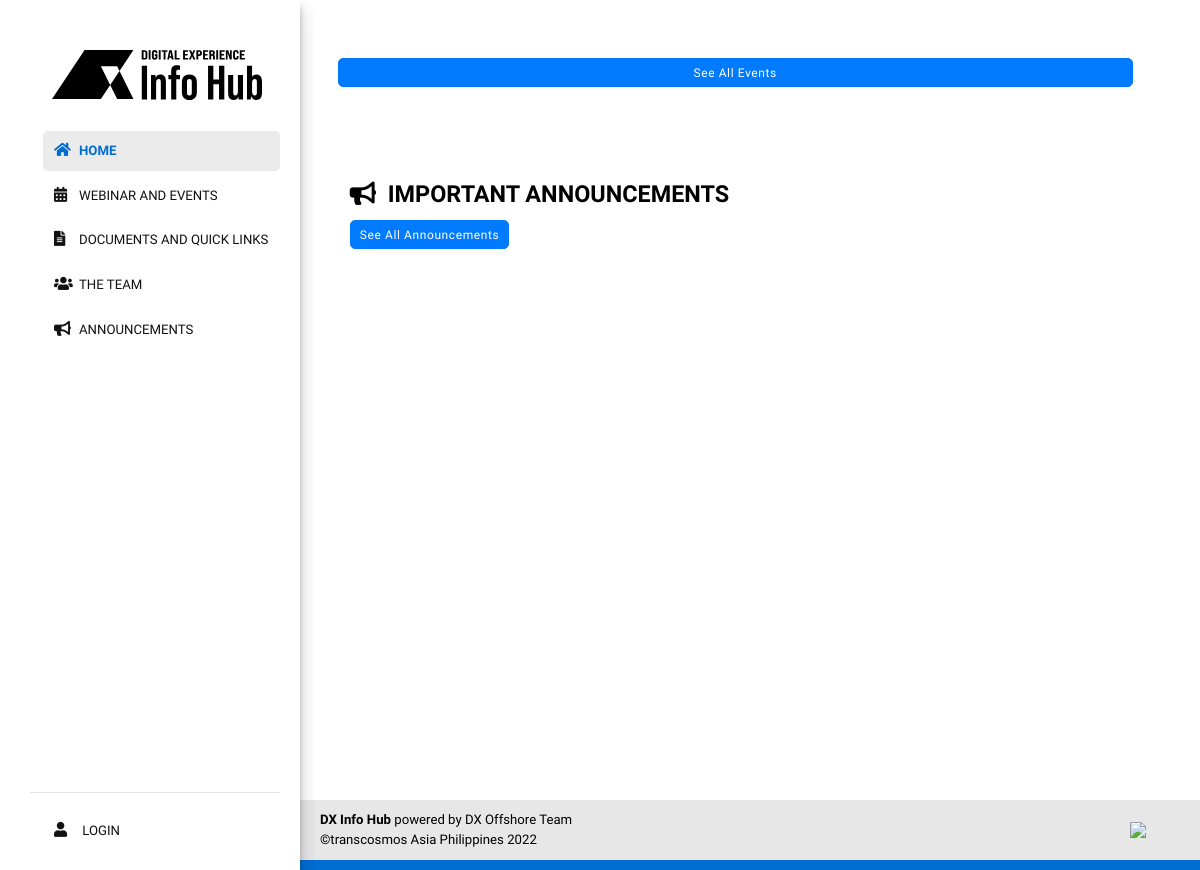
Before: / with the older database file.
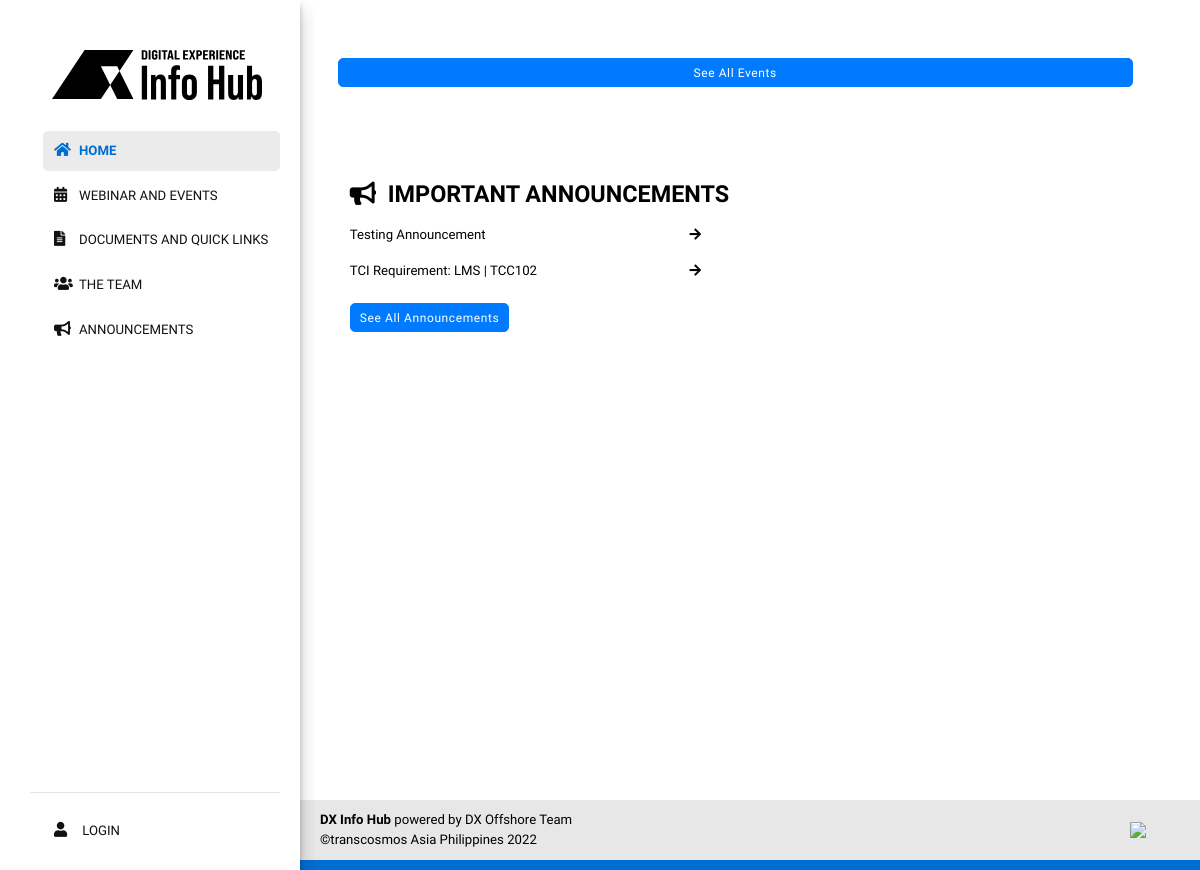
After: the same page with the newer database file.
### tables this page shows
CREATE TABLE `announcements` (
  `id` int(255) UNSIGNED NOT NULL,
  `user_id` int(255) NOT NULL,
  `announcements_title` varchar(255) NOT NULL DEFAULT '',
  `announcements_details` text NOT NULL,
  `announcements_img` varchar(255) NOT NULL,
  `announcements_count` int(1) NOT NULL DEFAULT '0',
  `date_edit` varchar(255) NOT NULL,
  `date_created` varchar(255) DEFAULT NULL,
  `announcements_status` int(255) NOT NULL,
  `temp_del` int(11) NOT NULL DEFAULT '0',
  `timestamp` timestamp NOT NULL DEFAULT CURRENT_TIMESTAMP ON UPDATE CURRENT_TIMESTAMP
);

### index.php (the view, shortened to what this page needs)
<?php
require($_SERVER['DOCUMENT_ROOT'].'/includes/config.php');
?>
<!DOCTYPE html>
<html lang="en">
    <head>
        <?php require($_SERVER['DOCUMENT_ROOT'].'/includes/common/links.php');  ?>
    </head>
  <body id="home">
    <div class="container" style="min-height:100vh;">
        <div class="col-3 col-s-3 menu">
            <?php require($_SERVER['DOCUMENT_ROOT'].'/includes/common/parent-sidebar.php');  ?>
        </div>
        <section class="main-area col-s-9 d-column mb-5 pl-5" >
            <div class="clearfix mb-2">
            </div>
            <a href="/o-webinar-and-events" class="btn btn-block btn-primary">See All Events</a>
        </section>
        <section class="main-area col-s-9 d-column mb-5 pl-5" >
            <div class="announcement mb-5">
                <h2 class="mb-3">
                    <span><i class="fa fa-bullhorn"></i>&nbsp; IMPORTANT ANNOUNCEMENTS</span>
                </h2>
                <div class="announcement-row">
                    <ul class="w-50">
                    <?php
                    $sql = $pdo->prepare("SELECT * FROM announcements WHERE announcements_status = 0 ORDER BY id DESC LIMIT 4");
                    $sql->execute();
                    $row = $sql->fetchAll(PDO::FETCH_ASSOC);
                    foreach($row as $key => $data) {
                        if($data['announcements_status'] != 2) {
                            if($data['id'] != 0) {
                                echo '<li class="moving-left">';
                                    echo '<a href="/o-announcements" style="padding: 0 10px 0 0">';
                                        echo  '<span  class="d-inline-block text-truncate" style="max-width: 300px;">' . $data['announcements_title'] .'</span>';
                                        echo '<i class="fa fa-arrow-right" id="fa" aria-hidden="true"></i>';
                                    echo '</a>';
                                echo '</li>';
                            }
                        }
                    }
                    ?>
                    </ul>
                </div>
                <a href="/o-announcements" class="btn btn-primary">See All Announcements</a>
            </div>
        </section>
    </div>
    <?php require($_SERVER['DOCUMENT_ROOT'].'/includes/common/parent-footer.php');  ?>
    </body>
</html>

Changed rows visible on the page:
added announcements: announcements_title "Testing Announcement"
added announcements: announcements_title "TCI Requirement: LMS | TCC102"
